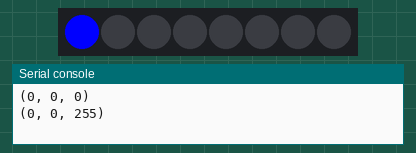
Recording of a program running on a simulated ESP32 board running MicroPython. Shown: 8 RGB LEDs in strip order, left to right, the last lines printed to the serial console. At 8.0 s the program stops and its outputs stay as they are.

Above: at 1.1 s.
At 2.1 s:
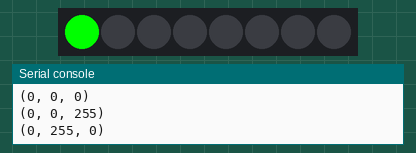
At 4.1 s:
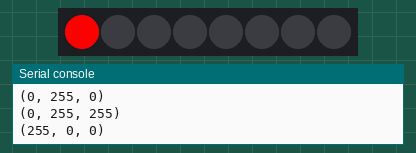
At 7.1 s:
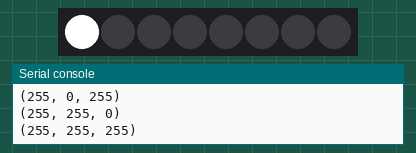
Timing chart, 0 to 9.5 s (numbered marks = the images above):
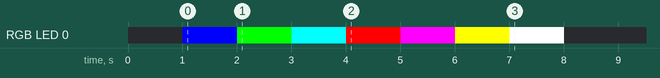

Measured:
- by itself, RGB LED 0: off → RGB(0, 0, 255) at 1.0 s, → RGB(0, 255, 0) 1.0 s later, → RGB(0, 255, 255) 1.0 s later, → RGB(255, 0, 0) 1.0 s later, … (8 changes in this stretch)
- what the display in image 0 shows lasts 1.0 s, from 1.0 s to 2.0 s

The program:

3_bits__8_color_combinations_for_WS2812.py
```python
# in this program data pin 2, Gnd and 5v on ws28112B was connected
#to  pin 22, Gnd and 5v of the esp32

import time
from machine import Pin,PWM
import neopixel
#from repmtexercise5 import offrgb


d2=Pin(5)
pwm=PWM(d2)#freq=1000, duty=512
np = neopixel.NeoPixel(d2, 8)

#pwm.duty(1023)


def offrgb(np):
    np[0]=(0,0,0)
    np.write()

def rgb(np):
    for red in range(0,510,255):
        pwm.freq(500)
        for green in range(0,510,255):
            for blue in range(0,510,255):
                 np[0] = (red, green, blue)
                 np.write()
                 print(np[0])
                 time.sleep(1)


try:
    rgb(np)
    offrgb(np)
except KeyboardInterrupt:
    offrgb(np)
    print('ended')
```
